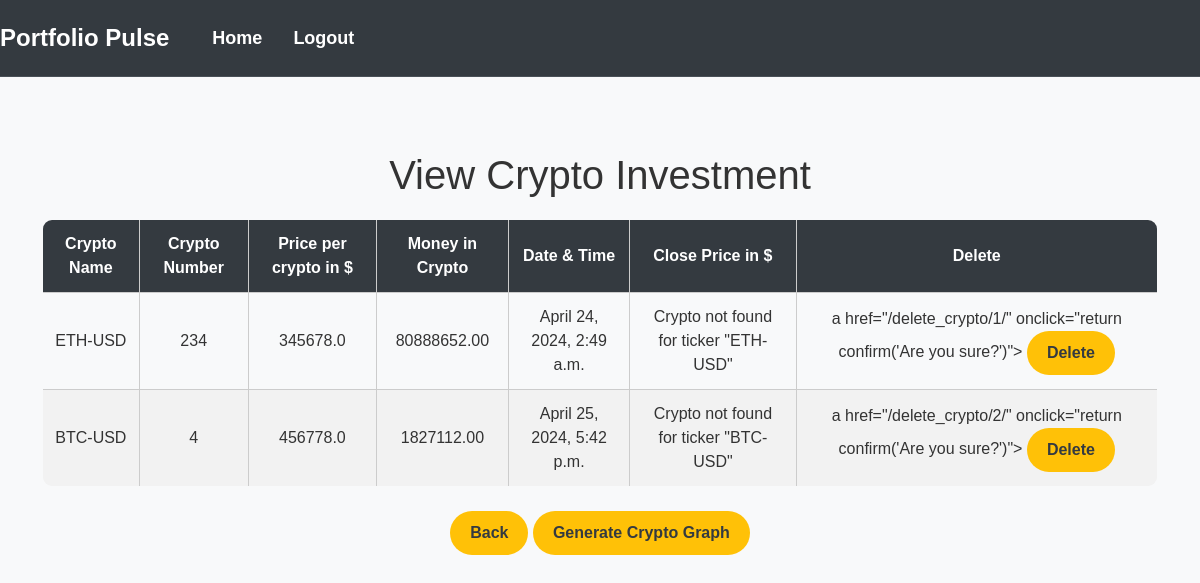
The app's page /view_crypto (signed in) with its own data.
### fin_app/models.py (models this page shows, shortened)
class CryptoModel(models.Model):
    user = models.ForeignKey(User, on_delete=models.CASCADE)
    crypto_id = models.IntegerField(primary_key=True)
    crypto_name = models.CharField(max_length=10000000000)
    crypto_number = models.IntegerField()
    crypto_ppc = models.FloatField(default=0.0)
    crypto_money = models.FloatField(default = 0.0)
    crypto_money = models.FloatField(default=0.0)
    created = models.DateTimeField(auto_now_add=True)
    close_price = models.FloatField(default=0.0)  # New field to store close price

### fin_app/views.py (the view)
# urls.py: path("view_crypto", view_crypto, name= "view_crypto"),
def view_crypto(request):
    if request.user.is_authenticated:
        user = request.user
        form = CryptoForm()
        todos = CryptoModel.objects.filter(user=user)
        return render(request, "view_crypto.html", {"form": form, "todos": todos})

### collector_app/templatetags/yfinance_tags.py (called while the page is built)
@register.simple_tag
def load_yfinance_data(ticker):
    try:
        crypto = yf.Ticker(ticker)
        data = crypto.history(period="30d")
        if not data.empty:
            close_price = data['Close'].iloc[-1]
            return close_price
    except Exception as e:
        print(f"Error retrieving data for ticker '{ticker}': {e}")
    return None

### fin_app/templatetags/custom_filters.py (called while the page is built)
@register.filter
def multiply(value, arg):
    return value * arg

### fin_app/templates/view_crypto.html (shortened to what this page needs)
<!DOCTYPE html>
{% load yfinance_tags %}
{% load custom_filters %}
<!DOCTYPE html>
<html>
<head>
    <link href="https://cdn.jsdelivr.net/npm/bootstrap@5.1.1/dist/css/bootstrap.min.css" rel="stylesheet">
</head>
<body>
    <nav class="navbar navbar-expand-lg">
      <a class="navbar-brand" href="#">
        Portfolio Pulse
      </a>
      <div class="collapse navbar-collapse" id="navbarNav">
        <ul class="navbar-nav ml-auto">
            {% if user.is_authenticated %}
              <li class="nav-item">
                <a class="nav-link" href="{% url 'home' %}">Home</a>
              </li>
              <li class="nav-item">
                <a class="nav-link" href="{% url 'ulogout' %}">Logout</a>
              </li>
            {% endif %}
        </ul>
      </div>
    </nav>
    <div class="container">
        <center>
            <br>
            <h1 class="heading">View Crypto Investment</h1>
            <table id="view">
                <thead>
                    <tr>
                        <th>Crypto Name</th>
                        <th>Crypto Number</th>
                        <th>Price per crypto in $</th>
                        <th>Money in Crypto </th>
                        <th>Date & Time</th>
                        <th>Close Price in $</th>
                        <th>Delete</th>
                    </tr>
                </thead>
                <tbody>
                    {% for todo in todos %}
                    <tr>
                        <td>{{ todo.crypto_name }}</td>
                        <td>{{ todo.crypto_number }}</td>
                        <td>{{ todo.crypto_ppc }}</td>
                        <td>{{ todo.crypto_number|multiply:todo.crypto_ppc|floatformat:2 }}</td>
                        <td>{{ todo.created }}</td>
                        <td>
                            {% with ticker=todo.crypto_name %}
                                {% load_yfinance_data ticker as data %}
                                {% if data %}
                                    {% if data %}
                                        {{ data }}
                                    {% else %}
                                        Crypto data not available for ticker "{{ ticker }}"
                                    {% endif %}
                                {% else %}
                                    Crypto not found for ticker "{{ ticker }}"
                                {% endif %}
                            {% endwith %}
                        </td>
                        <td>
                            a href="{% url 'delete_crypto' id=todo.crypto_id %}" onclick="return confirm('Are you sure?')">
                            <button class="btn">Delete</button>
                    </td>
                </tr>
            {% endfor %}
        </tbody>
    </table>
    <br>
    <a href="{% url 'home' %}"><button class="btn">Back</button></a>
    <a href="{% url 'crypto_graph' %}"> <button class="btn">Generate Crypto Graph</button></a>
</center>
</body>
</html>

### fin_app/templates/view_crypto.html (style rules this page uses)
* { font-family: "Arial", sans-serif; margin: 0; padding: 0; box-sizing: border-box; }
body { background-color: #f8f9fa; color: #333; }
.navbar { background-color: #343a40; padding: 15px 0; border-bottom: 1px solid #495057; }
.navbar-brand { color: #fff; font-size: 24px; font-weight: bold; margin-right: 20px; font-family: 'Arial Black', sans-serif; }
.navbar-nav .nav-link { color: #fff; font-size: 18px; font-weight: bold; margin-left: 15px; }
.btn { background-color: #ffc107; color: #343a40; border: none; border-radius: 30px; padding: 10px 20px; font-size: 16px; font-weight: bold; cursor: pointer; }
.container { margin-top: 50px; }
table { width: 100%; border-collapse: collapse; margin-top: 20px; border: 1px solid #ccc; border-radius: 10px; overflow: hidden; }
th, td { border: 1px solid #ccc; padding: 12px; text-align: center; }
th { background-color: #343a40; color: white; }
tr:nth-child(even) { background-color: #f2f2f2; }

### records on screen
CryptoModel: crypto_name "ETH-USD", crypto_number "234", crypto_ppc "345678.0", crypto_number|multiply "80888652.00", created "April 24, 2024, 2:49 a.m.", crypto_id "/delete_crypto/1/"
CryptoModel: crypto_name "BTC-USD", crypto_number "4", crypto_ppc "456778.0", crypto_number|multiply "1827112.00", created "April 25, 2024, 5:42 p.m.", crypto_id "/delete_crypto/2/"
